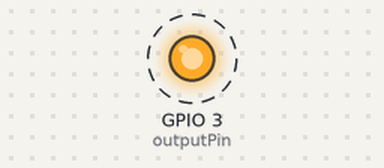
This program was run on a simulated Raspberry Pi (BCM pin numbers). Parts: output pins drawn as LEDs (lit = HIGH). Dashed ring = blinking. The clock reads 2024-03-15 10:24:30 at power-on unless the program sets it.

Above: at 0.5 s.
Timing chart, 0 to 4.6 s (numbered marks = the images above):
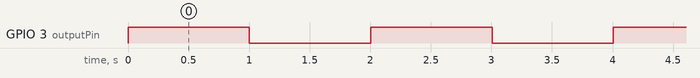

Measured:
- by itself, GPIO 3 (outputPin): alternates HIGH for 1.0 s and LOW for 1.0 s

The program:

a.py
```python
import RPi.GPIO as GPIO
import time

outputPin = 3
lastTime = 0

GPIO.setmode(GPIO.BCM)
GPIO.setup(outputPin, GPIO.OUT)

# Geeft de tijd dat de applicatie draait terug in milliseconden
def millis():
    return time.time() * 1000

def loop():
    global lastTime
    # Als er 1000 milliseconden gepasseerd is sinds de laatste keer
    if millis() - lastTime >= 1000:
        lastTime = millis()
        if GPIO.input(outputPin):
            GPIO.output(outputPin, GPIO.LOW)
        else:
            GPIO.output(outputPin, GPIO.HIGH)

while True:
    loop()
```
